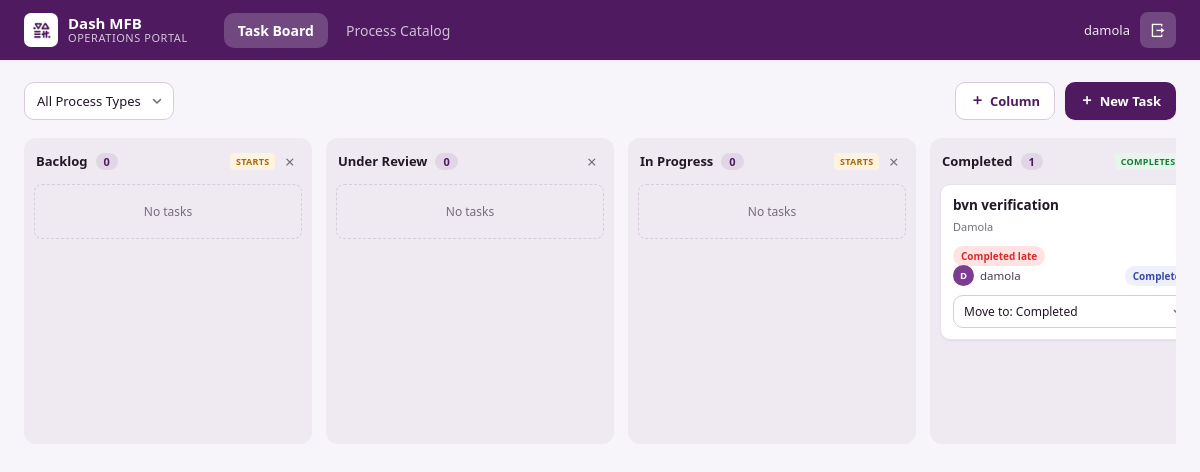
The app's page /dashboard/ (signed in), older data.
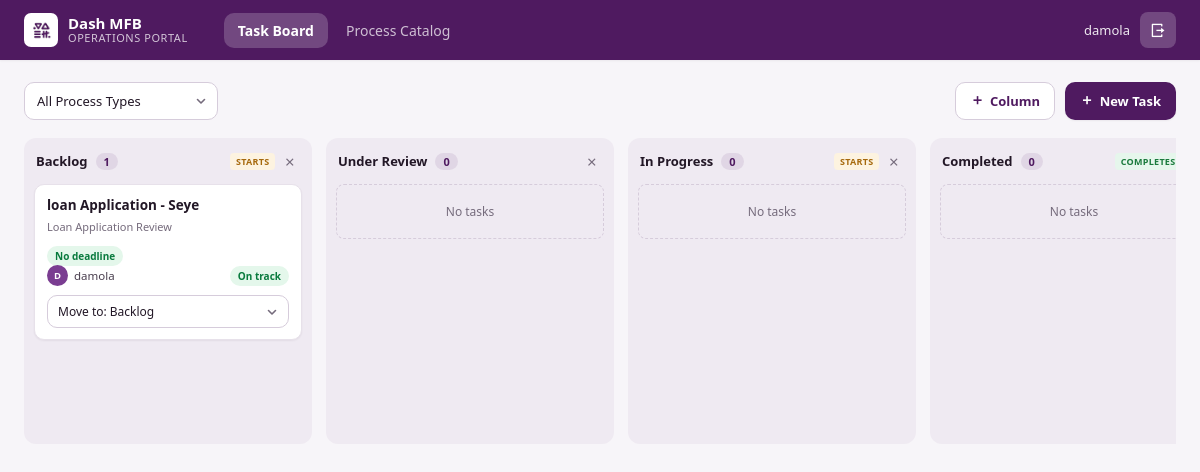
The same page, newer data.
### portal/models.py (models this page shows, shortened)
class Column(models.Model):
    name = models.CharField(max_length=100)
    starts = models.BooleanField(default=False)
    completes = models.BooleanField(default=False)
    order = models.PositiveIntegerField(default=0)  # controls left-to-right board order
    class Meta:
        ordering = ['order']
    def __str__(self):
        return self.name

class Task(models.Model):
    title = models.CharField(max_length=300)
    process_type = models.ForeignKey(ProcessType, on_delete=models.PROTECT, related_name='tasks')
    status = models.ForeignKey(Column, on_delete=models.PROTECT, related_name='tasks')
    assignee = models.ForeignKey(User, on_delete=models.SET_NULL, null=True, blank=True, related_name='assigned_tasks')
    created_at = models.DateTimeField(auto_now_add=True)
    started_at = models.DateTimeField(null=True, blank=True)
    completed_at = models.DateTimeField(null=True, blank=True)
    submitted_at = models.DateTimeField(null=True, blank=True)
    deadline = models.DateTimeField(null=True, blank=True)
    escalation_sent = models.BooleanField(default=False)
    escalated_at = models.DateTimeField(null=True, blank=True)
    checklist_done = models.JSONField(default=dict, blank=True)
    awaiting_approval = models.BooleanField(default=False)
    approved_at = models.DateTimeField(null=True, blank=True)
    approved_by = models.ForeignKey(
        User, on_delete=models.SET_NULL, null=True, blank=True, related_name='approved_tasks'
    )

class ProcessType(models.Model):
    name = models.CharField(max_length=200)
    target_hours = models.FloatField()
    checklist = models.JSONField(default=list, blank=True)
    requires_approval = models.BooleanField(
        default=False,
        help_text='Tasks of this type need a sign-off before they count as completed.',
    )
    def __str__(self):
        return self.name

### portal/views.py (the view)
# urls.py: path("dashboard/", views.dashboard, name="portal-dashboard"),
@login_required
def dashboard(request):
    return render(request, 'portal/dashboard.html', _dashboard_context(request))

### portal/forms.py
class TaskForm(forms.ModelForm):
    class Meta:
        model = Task
        fields = ['title', 'process_type', 'assignee', 'status']
        widgets = {
            'title': forms.TextInput(attrs={'placeholder': 'e.g. KYC review — Damola J'}),
        }

class ColumnForm(forms.ModelForm):
    class Meta:
        model = Column
        fields = ['name', 'starts', 'completes']
        widgets = {
            'name': forms.TextInput(attrs={'placeholder': 'e.g. QA Sign-off'}),
        }

### portal/views.py (called while the page is built, shortened)
def can_approve(user):
    if not user.is_authenticated:
        return False
    if user.is_superuser:
        return True
    profile = getattr(user, 'profile', None)
    return bool(
        profile
        and profile.role in (
            Profile.ROLE_ADMIN,
            Profile.ROLE_TEAM_LEAD,
        )
    )

def compute_deadline_status(task):
    if task.completed_at:
        return 'done'
    if task.awaiting_approval:
        return 'awaiting'
    if not task.deadline:
        return 'on-track'

def create_escalation_if_needed(task):
    if task.completed_at:
        return
    if not task.deadline:
        return

def _clean_id(value):
    return value if (value or '').isdigit() else ''

### portal/templates/portal/dashboard.html (shortened to what this page needs)
{% extends 'portal/base.html' %}
{% load static %}
{% block content %}
<section class="tab-panel active">
    <div class="board-toolbar">
        <div class="toolbar-left">
            <form method="get" style="display:flex; gap:10px; flex-wrap:wrap;">
                <select name="process" class="filter-select" onchange="this.form.submit()">
                    <option value="">All Process Types</option>
                </select>
            </form>
        </div>
        <div class="toolbar-right">
            <button type="button" class="toolbar-btn hide" onclick="document.getElementById('columnModal').classList.remove('hidden')">
                <i class="ri-add-fill"></i>Column
            </button>
            <button type="button" class="toolbar-btn show" onclick="document.getElementById('taskModal').classList.remove('hidden')">
                <i class="ri-add-fill"></i>New Task
            </button>
        </div>
    </div>
    <div class="board">
        {% for entry in columns_with_tasks %}
        <div class="column">
            <div class="column-header">
                <div class="column-title">
                    {{ entry.column.name }} <span class="column-count">{{ entry.tasks|length }}</span>
                </div>
                <div class="column-flags">
                    {% if entry.column.starts %}<span class="column-flag flag-start">Starts</span>{% endif %}
                    {% if entry.column.completes %}<span class="column-flag flag-complete">Completes</span>{% endif %}
                    <form method="post" action="{% url 'column-delete' entry.column.id %}" style="display:inline;"
                          onsubmit="return confirm('Delete this column?');">
                        <button class="column-delete" type="submit" title="Delete column"><i class="ri-close-line"></i></button>
                    </form>
                </div>
            </div>
            <div class="column-body">
                {% for task in entry.tasks %}
                <div class="task-card">
                    <a href="{% url 'task-edit' task.id %}" style="text-decoration:none; color:inherit; display:block;">
                        <div class="task-card-top">
                            <div class="task-title">{{ task.title }}</div>
                        </div>
                        <div class="task-process">{{ task.process_type.name }}</div>
                        {% if task.awaiting_approval %}
                            <span class="badge badge-awaiting">
                                Awaiting approval
                            </span>
                        {% elif task.completed_at %}
                            {% if task.completion_status == 'on-time' %}
                                <span class="badge badge-completed">
                                    Completed on time
                                </span>
                            {% else %}
                                <span class="badge badge-overdue">
                                    Completed late
                                </span>
                            {% endif %}
                        {% else %}
                            <span class="badge badge-on-track">
                                No deadline
                            </span>
                        {% endif %}
                        <div class="task-meta">
                            <div class="task-assignee">
                            {% if task.assignee %}
                                <span class="assignee-avatar">{{ task.assignee.first_name|slice:":1"|upper }}{{ task.assignee.last_name|slice:":1"|upper }}</span>
                                {{ task.assignee.get_full_name|default:task.assignee.username }}
                            {% else %}
                                <span class="assignee-avatar assignee-avatar-none">?</span>
                                <span class="muted">Unassigned</span>
                            {% endif %}
                            </div>
                            <span class="badge badge-{{ task.deadline_status }}">
                            {% if task.deadline_status == 'on-track' %}On track
                            {% elif task.deadline_status == 'at-risk' %}At risk
                            {% elif task.deadline_status == 'overdue' %}Overdue
                            {% elif task.deadline_status == 'awaiting' %}Awaiting approval
                            {% else %}Completed{% endif %}
                            </span>
                        </div>
                    </a>
                    <form method="post" action="{% url 'task-move' task.id %}">
                        <select name="status" class="task-move" onchange="this.form.submit()">
                            {% for c in all_columns %}
                                <option value="{{ c.id }}" {% if c.id == entry.column.id %}selected{% endif %}>Move to: {{ c.name }}</option>
                            {% endfor %}
                        </select>
                    </form>
                </div>
                {% empty %}
                <div class="column-drop-empty">No tasks</div>
                {% endfor %}
            </div>
        </div>
        {% endfor %}
    </div>
</section>
{% endblock %}

### portal/templates/portal/base.html (shortened to what this page needs)
{% load static %}
<!DOCTYPE html>
<html lang="en">
<head>
    <link rel="stylesheet" href="{% static 'css/dashboard.css' %}">
    <link href="https://cdn.jsdelivr.net/npm/remixicon@4.9.0/fonts/remixicon.css" rel="stylesheet" />
</head>
<body>
    <header class="top-bar">
        <div class="head">
            <img src="{% static 'images/DASH LOGO.jpg' %}" alt="Logo">
            <div class="head-text">
                <span class="head-name">Dash MFB</span>
                <span class="head-sub">Operations Portal</span>
            </div>
        </div>
        <nav class="tabs" role="tablist">
            <a class="tab-btn {% if active_tab == 'board' %}active{% endif %}"
                href="{% url 'portal-dashboard' %}">Task Board</a>
            <a class="tab-btn {% if active_tab == 'catalog' %}active{% endif %}"
                href="{% url 'portal-catalog' %}">Process Catalog</a>
        </nav>
        <div class="user-wrap">
            <span class="user-name">{{ user.get_full_name|default:user.username }}</span>
            <form method="post" action="{% url 'portal-logout' %}">
                <button type="submit" class="logout-btn" title="Log out">
                    <i class="ri-logout-box-r-line"></i>
                </button>
            </form>
        </div>
    </header>
    <main>
        {% block content %}
        {% endblock content %}
    </main>
</body>
</html>

Row changes from the older to the newer data that the page shows:
removed Task: title "bvn verification", process_type.name "Damola", awaiting_approval "Completed late", assignee.first_name "D", assignee.get_full_name "damola", status "Move to: Completed", shown under Column "Completed"
shown differently, row unchanged: Column "Backlog": tasks|length "0" → "1"; no longer shows "No tasks"
added Task: title "loan Application - Seye", process_type.name "Loan Application Review", awaiting_approval "No deadline", assignee.first_name "D", assignee.get_full_name "damola", shows "On track", status "Move to: Backlog", shown under Column "Backlog"
shown differently, row unchanged: Column "Completed": tasks|length "1" → "0"; now shows "No tasks"
